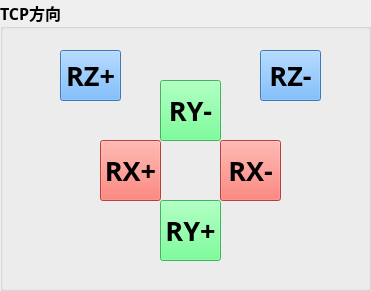
     <widget class="QGroupBox" name="groupBox_2">
      <property name="geometry">
       <rect>
        <x>10</x>
        <y>300</y>
        <width>371</width>
        <height>291</height>
       </rect>
      </property>
      <property name="font">
       <font>
        <family>Candara</family>
        <pointsize>12</pointsize>
        <weight>75</weight>
        <italic>false</italic>
        <bold>true</bold>
       </font>
      </property>
      <property name="styleSheet">
       <string notr="true">border-color:rgb(85, 255, 127)</string>
      </property>
      <property name="title">
       <string>TCP方向</string>
      </property>
      <widget class="QPushButton" name="pushButton_moveup">
       <property name="geometry">
        <rect>
         <x>160</x>
         <y>80</y>
         <width>61</width>
         <height>61</height>
        </rect>
       </property>
       <property name="font">
        <font>
         <family>Candara</family>
         <pointsize>20</pointsize>
         <weight>75</weight>
         <italic>false</italic>
         <bold>true</bold>
        </font>
       </property>
       <property name="autoFillBackground">
        <bool>false</bool>
       </property>
       <property name="styleSheet">
        <string notr="true">background-color:rgb(85, 255, 127)</string>
       </property>
       <property name="text">
        <string>RY-</string>
       </property>
       <property name="autoRepeat">
        <bool>false</bool>
       </property>
      </widget>
      <widget class="QPushButton" name="pushButton_moveright">
       <property name="geometry">
        <rect>
         <x>220</x>
         <y>140</y>
         <width>61</width>
         <height>61</height>
        </rect>
       </property>
       <property name="font">
        <font>
         <family>Candara</family>
         <pointsize>20</pointsize>
         <weight>75</weight>
         <italic>false</italic>
         <bold>true</bold>
        </font>
       </property>
       <property name="styleSheet">
        <string notr="true">background-color:rgb(255, 91, 79)</string>
       </property>
       <property name="text">
        <string>RX-</string>
       </property>
       <property name="autoRepeat">
        <bool>false</bool>
       </property>
       <property name="autoRepeatDelay">
        <number>100</number>
       </property>
      </widget>
      <widget class="QPushButton" name="pushButton_movedown">
       <property name="geometry">
        <rect>
         <x>160</x>
         <y>200</y>
         <width>61</width>
         <height>61</height>
        </rect>
       </property>
       <property name="font">
        <font>
         <family>Candara</family>
         <pointsize>20</pointsize>
         <weight>75</weight>
         <italic>false</italic>
         <bold>true</bold>
        </font>
       </property>
       <property name="styleSheet">
        <string notr="true">background-color:rgb(85, 255, 127)</string>
       </property>
       <property name="text">
        <string>RY+</string>
       </property>
       <property name="autoRepeat">
        <bool>false</bool>
       </property>
       <property name="autoRepeatDelay">
        <number>100</number>
       </property>
      </widget>
      <widget class="QPushButton" name="pushButton_moveleft">
       <property name="geometry">
        <rect>
         <x>100</x>
         <y>140</y>
         <width>61</width>
         <height>61</height>
        </rect>
       </property>
       <property name="font">
        <font>
         <family>Candara</family>
         <pointsize>20</pointsize>
         <weight>75</weight>
         <italic>false</italic>
         <bold>true</bold>
        </font>
       </property>
       <property name="styleSheet">
        <string notr="true">background-color:rgb(255, 91, 79)</string>
       </property>
       <property name="text">
        <string>RX+</string>
       </property>
       <property name="autoRepeat">
        <bool>false</bool>
       </property>
       <property name="autoRepeatDelay">
        <number>100</number>
       </property>
      </widget>
      <widget class="QPushButton" name="pushButton_movep">
       <property name="geometry">
        <rect>
         <x>260</x>
         <y>50</y>
         <width>61</width>
         <height>51</height>
        </rect>
       </property>
       <property name="font">
        <font>
         <family>Candara</family>
         <pointsize>20</pointsize>
         <weight>75</weight>
         <italic>false</italic>
         <bold>true</bold>
        </font>
       </property>
       <property name="styleSheet">
        <string notr="true">background-color:rgb(85, 170, 255)</string>
       </property>
       <property name="text">
        <string>RZ-</string>
       </property>
       <property name="autoRepeat">
        <bool>false</bool>
       </property>
       <property name="autoRepeatDelay">
        <number>100</number>
       </property>
      </widget>
      <widget class="QPushButton" name="pushButton_movep_2">
       <property name="geometry">
        <rect>
         <x>60</x>
         <y>50</y>
         <width>61</width>
         <height>51</height>
        </rect>
       </property>
       <property name="font">
        <font>
         <family>Candara</family>
         <pointsize>20</pointsize>
         <weight>75</weight>
         <italic>false</italic>
         <bold>true</bold>
        </font>
       </property>
       <property name="styleSheet">
        <string notr="true">background-color:rgb(85, 170, 255)</string>
       </property>
       <property name="text">
        <string>RZ+</string>
       </property>
       <property name="autoRepeat">
        <bool>false</bool>
       </property>
       <property name="autoRepeatDelay">
        <number>100</number>
       </property>
      </widget>
     </widget>
